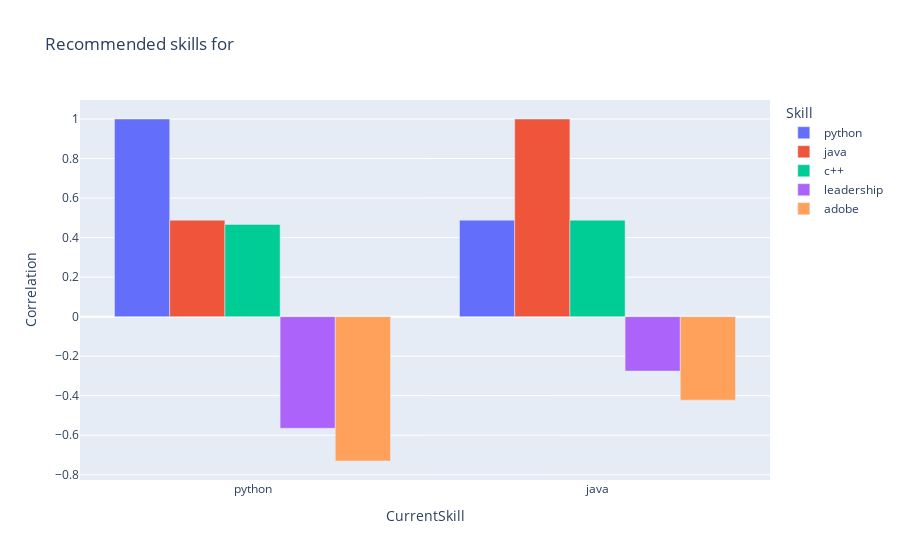

Write notebook code for a chart like this one.
### Code cell
fig

### Figure 1 — Plotly figure (JSON) as saved in the notebook; plotly's stock layout.template omitted (floating-point values rounded to 4 significant figures)
{"data": [{"alignmentgroup": "True", "hovertemplate": "Skill=python<br>CurrentSkill=%{x}<br>Correlation=%{y}<extra></extra>", "legendgroup": "python", "marker": {"color": "#636efa"}, "name": "python", "offsetgroup": "python", "orientation": "v", "showlegend": true, "textposition": "auto", "type": "bar", "x": ["python", "java"], "xaxis": "x", "y": [1, 0.488], "yaxis": "y"}, {"alignmentgroup": "True", "hovertemplate": "Skill=java<br>CurrentSkill=%{x}<br>Correlation=%{y}<extra></extra>", "legendgroup": "java", "marker": {"color": "#EF553B"}, "name": "java", "offsetgroup": "java", "orientation": "v", "showlegend": true, "textposition": "auto", "type": "bar", "x": ["python", "java"], "xaxis": "x", "y": [0.488, 1], "yaxis": "y"}, {"alignmentgroup": "True", "hovertemplate": "Skill=c++<br>CurrentSkill=%{x}<br>Correlation=%{y}<extra></extra>", "legendgroup": "c++", "marker": {"color": "#00cc96"}, "name": "c++", "offsetgroup": "c++", "orientation": "v", "showlegend": true, "textposition": "auto", "type": "bar", "x": ["python", "java"], "xaxis": "x", "y": [0.4667, 0.488], "yaxis": "y"}, {"alignmentgroup": "True", "hovertemplate": "Skill=leadership<br>CurrentSkill=%{x}<br>Correlation=%{y}<extra></extra>", "legendgroup": "leadership", "marker": {"color": "#ab63fa"}, "name": "leadership", "offsetgroup": "leadership", "orientation": "v", "showlegend": true, "textposition": "auto", "type": "bar", "x": ["python", "java"], "xaxis": "x", "y": [-0.5649, -0.2757], "yaxis": "y"}, {"alignmentgroup": "True", "hovertemplate": "Skill=adobe<br>CurrentSkill=%{x}<br>Correlation=%{y}<extra></extra>", "legendgroup": "adobe", "marker": {"color": "#FFA15A"}, "name": "adobe", "offsetgroup": "adobe", "orientation": "v", "showlegend": true, "textposition": "auto", "type": "bar", "x": ["python", "java"], "xaxis": "x", "y": [-0.7305, -0.4228], "yaxis": "y"}], "layout": {"barmode": "group", "legend": {"title": {"text": "Skill"}, "tracegroupgap": 0}, "title": {"text": "Recommended skills for"}, "xaxis": {"anchor": "y", "domain": [0, 1], "title": {"text": "CurrentSkill"}}, "yaxis": {"anchor": "x", "domain": [0, 1], "title": {"text": "Correlation"}}}}
